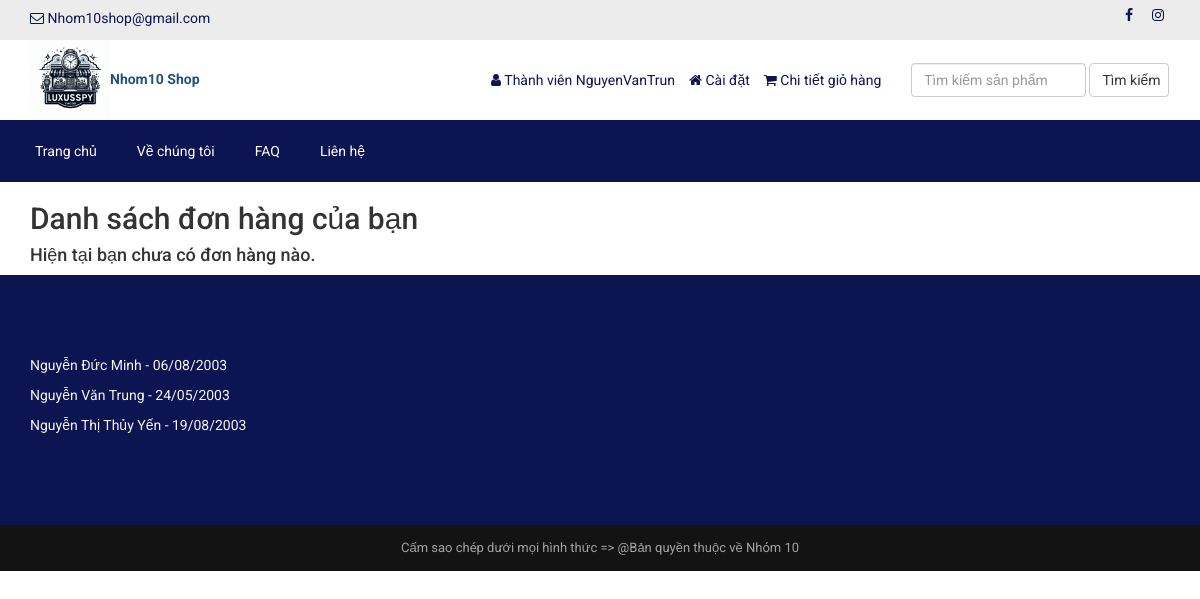
Page /danhsachdonhang.php (signed in) on the earlier database version.
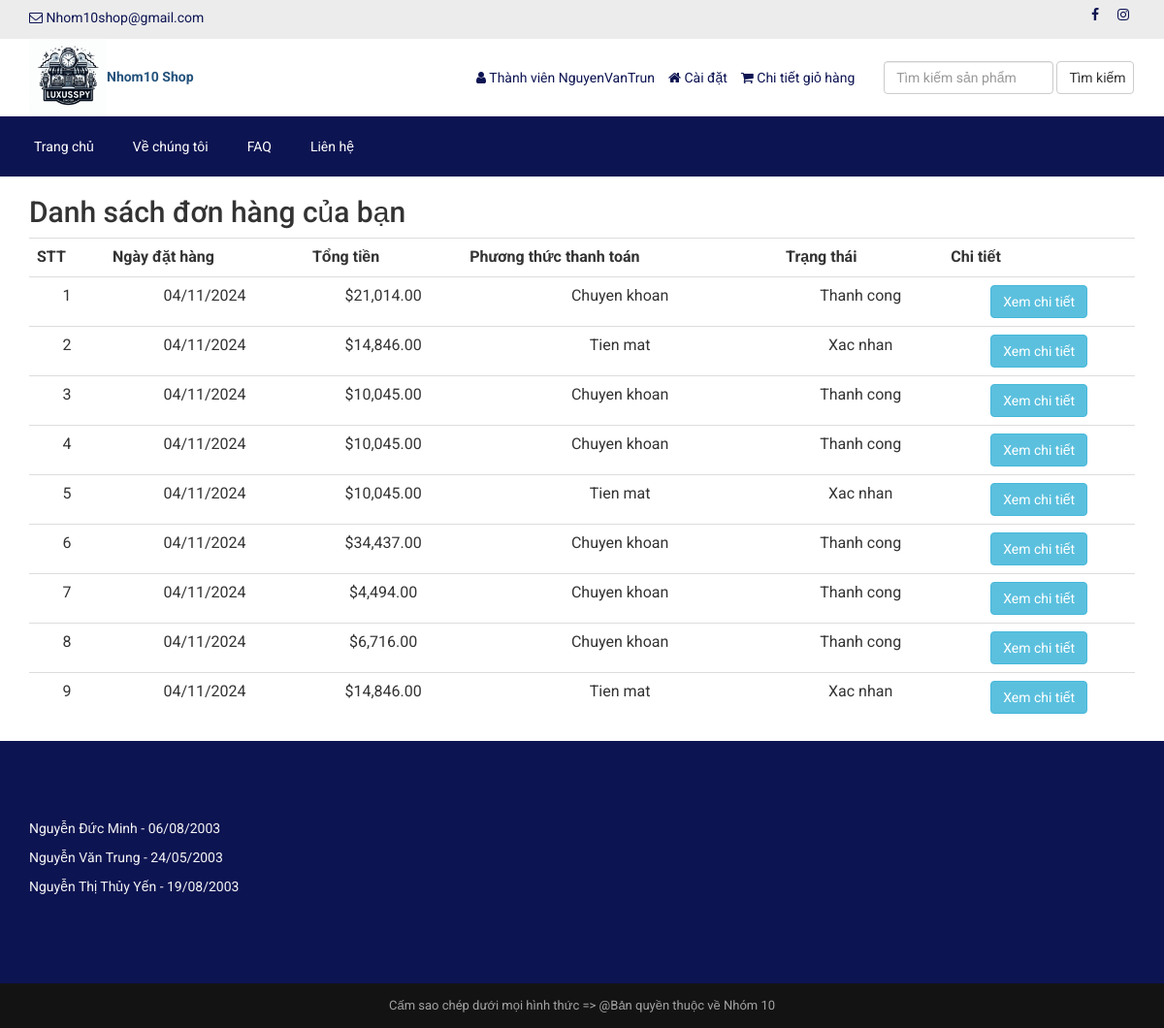
Same page on the later database version.
### tables this page shows
CREATE TABLE `orders` (
  `id` int(11) NOT NULL,
  `order_kh_id` int(11) DEFAULT NULL,
  `total_amount` decimal(10,2) DEFAULT NULL,
  `payment_method` varchar(50) DEFAULT NULL,
  `status` varchar(20) DEFAULT NULL,
  `created_at` timestamp NOT NULL DEFAULT current_timestamp()
);

### danhsachdonhang.php (the view, shortened to what this page needs)
<?php require_once('header.php'); ?>
<?php
$customer_id = $_SESSION['customer']['kh_id'];
$stmt = $pdo->prepare("SELECT * FROM orders WHERE order_kh_id = ?");
$stmt->execute([$customer_id]);
$orders = $stmt->fetchAll(PDO::FETCH_ASSOC);
?>
    <div class="container">
        <h2 class="special">Danh sách đơn hàng của bạn</h2>
        <?php if (count($orders) > 0): ?>
            <table class="table table-responsive">
                <tr>
                    <th>STT</th>
                    <th>Ngày đặt hàng</th>
                    <th>Tổng tiền</th>
                    <th>Phương thức thanh toán</th>
                    <th>Trạng thái</th>
                    <th>Chi tiết</th>
                </tr>
                <?php foreach ($orders as $index => $order): ?>
                    <tr>
                        <td><?php echo $index + 1; ?></td>
                        <td><?php echo date('d/m/Y', strtotime($order['created_at'])); ?></td>
                        <td><?php echo "$" . number_format($order['total_amount'], 2); ?></td>
                        <td><?php echo ucfirst($order['payment_method']); ?></td>
                        <td><?php echo ucfirst($order['status']); ?></td>
                        <td>
                            <a href="order_details.php?order_id=<?php echo $order['id']; ?>" class="btn btn-info">Xem chi tiết</a>
                        </td>
                    </tr>
                <?php endforeach; ?>
            </table>
        <?php else: ?>
            <h4 class="s">Hiện tại bạn chưa có đơn hàng nào.</h4>
        <?php endif; ?>
    </div>
<?php require_once('footer.php'); ?>

### header.php (shortened to what this page needs)
<!DOCTYPE html>
<html lang="en">
<head>
	<link rel="stylesheet" href="assets/css/bootstrap.min.css">
	<link rel="stylesheet" href="assets/css/font-awesome.min.css">
	<link rel="stylesheet" href="assets/css/owl.carousel.min.css">
	<link rel="stylesheet" href="assets/css/owl.theme.default.min.css">
	<link rel="stylesheet" href="assets/css/jquery.bxslider.min.css">
    <link rel="stylesheet" href="assets/css/magnific-popup.css">
    <link rel="stylesheet" href="assets/css/rating.css">
	<link rel="stylesheet" href="assets/css/spacing.css">
	<link rel="stylesheet" href="assets/css/bootstrap-touch-slider.css">
	<link rel="stylesheet" href="assets/css/animate.min.css">
	<link rel="stylesheet" href="assets/css/tree-menu.css">
	<link rel="stylesheet" href="assets/css/select2.min.css">
	<link rel="stylesheet" href="assets/css/main.css">
	<link rel="stylesheet" href="assets/css/responsive.css">
</head>
<body>
<div class="top">
	<div class="container">
		<div class="row">
			<div class="col-md-6 col-sm-6 col-xs-12">
				<div class="left">
					<ul>
						<li><i class="fa fa-envelope-o"></i> <?php echo "Nhom10shop@gmail.com"; ?></li>
					</ul>
				</div>
			</div>
			<div class="col-md-6 col-sm-6 col-xs-12">
				<div class="right">
					<ul>
						<li><a href="https://www.facebook.com/Minh.2ka3"><i class="fa fa-facebook"></i></a></li>
						<li><a href="https://www.instagram.com/mminhh0608/"><i class="fa fa-instagram"></i></a></li>
					</ul>
				</div>
			</div>
		</div>
	</div>
</div>
<div class="header">
	<div class="container">
		<div class="row inner">
			<div class="col-md-4 logo">
				<a href="index.php"><img src="assets/uploads/logoshop.png" alt="logo image"><a href="index.php"><b>Nhom10 Shop</b></a></a>
			</div>
			<div class="col-md-5 right">
				<ul>
					<?php
					if(isset($_SESSION['customer'])) {
						?>
						<li><i class="fa fa-user"></i> <?php echo "Thành viên" ?> <?php echo $_SESSION['customer']['kh_ten']; ?></li>
						<li><a href="caidat.php"><i class="fa fa-home"></i> <?php echo "Cài đặt"; ?></a></li>
						<?php
					} else {
						?>
						<li><a href="login.php"><i class="fa fa-sign-in"></i> <?php echo "Đăng nhập	"; ?></a></li>
						<li><a href="dangki.php"><i class="fa fa-user-plus"></i> <?php echo "Đăng kí"; ?></a></li>
						<?php
					}
					?>
					<li><a href="cart.php"><i class="fa fa-shopping-cart"></i> <?php echo "Chi tiết giỏ hàng"; ?> </a></li>
				</ul>
			</div>
			<div class="col-md-3 search-area">
				<form class="navbar-form navbar-left" role="search" action="search.php" method="get">
					<div class="form-group">
						<input type="text" class="form-control search-top" placeholder="<?php echo "Tìm kiếm sản phẩm" ?>" name="search_text">
					</div>
					<button type="submit" class="btn btn-default"><?php echo "Tìm kiếm"; ?></button>
				</form>
			</div>
		</div>
	</div>
</div>
<div class="nav">
	<div class="container">
		<div class="row">
			<div class="col-md-12 pl_0 pr_0">
				<div class="menu-container">
					<div class="menu">
						<ul>
							<li><a href="index.php">Trang chủ</a></li>
							<li><a href="index.php">Về chúng tôi</a></li>
							<li><a href="index.php">FAQ</a></li>
							<li><a href="contact.php">Liên hệ</a></li>
						</ul>
					</div>
				</div>
			</div>
		</div>
	</div>
</div>

### footer.php (shortened to what this page needs)
<section class="home-newsletter">
	<div class="container">
		<div class="minhdaumaminh">
				<p>Nguyễn Đức Minh - 06/08/2003</p>
				<p>Nguyễn Văn Trung - 24/05/2003</p>
				<p>Nguyễn Thị Thủy Yến - 19/08/2003</p>
	</div>
</section>
<div class="footer-bottom">
	<div class="container">
		<div class="row">
			<div class="col-md-12 copyright">
				<?php echo "Cấm sao chép dưới mọi hình thức => @Bản quyền thuộc về Nhóm 10" ?>
			</div>
		</div>
	</div>
</div>
</body>
</html>

### assets/css/main.css (style rules this page uses)
* { margin: 0; padding: 0; }
body { font-family: 'Roboto', sans-serif; font-size: 14px; }
h1, h2, h3, h4, h5, h6 { font-family: 'Roboto', sans-serif; }
a { text-decoration: none; }
.top { width: 100%; height: 40px; background: #ececec; }
.top .left { float: left; }
.top .left ul { padding-top: 8px; }
.top .left ul li { list-style-type: none; float: left; margin-right: 14px; color: #0d1452; }
.top .left ul li i { color: #0d1452; }
.top .right { float: right; }
.top .right ul { padding-top: 8px; }
.top .right ul li { list-style-type: none; float: left; margin-left: 5px; }
.top .right ul li a { color: #0d1452; width: 24px; height: 24px; line-height: 24px; text-align: center; border-radius: 50%; display: block; transition: all 0.4s ease; }
.header { width: 100%; height: auto; background: #fff; }
.header .inner { height: auto; display: table; }
.header .logo { float: none; display: table-cell; vertical-align: middle; }
.header .logo img { max-width: 100%; height: 80px; }
.header .navbar-form .form-control { width: 300px; }
.header .search-area { float: none; display: table-cell; vertical-align: middle; }
.header .search-area .form-group { width: calc(100% - 84px); }
.header .search-area button { width: 80px; }
.header .search-area form { width: 100%; }
.header .right { float: none; display: table-cell; vertical-align: middle; padding-right: 0; }
.header .right ul { float: right; margin-bottom: 0; }
.header .right ul li { list-style-type: none; float: left; margin-left: 14px; color: #0d1452; }
.header .right ul li a { color: #0d1452; }
.header .navbar-form .search-top { width: 100%; }
.nav { background: #0d1452; }
.menu-container { width: 100%; margin: 0 auto; background: #0d1452; }
.menu > ul { margin: 0 auto; width: 100%; list-style: none; padding: 0; position: relative; box-sizing: border-box; }
.menu > ul:before, .menu > ul:after { content: ""; display: table; }
.menu > ul:after { clear: both; }
.menu > ul > li { float: left; padding: 0; margin: 0; }
.menu > ul > li a { text-decoration: none; padding: 1.5em 20px; display: block; color: #fff; }
.footer-bottom { width: 100%; height: auto; background: #141314; padding: 14px 0; }
.footer-bottom .copyright { font-size: 13px; color: #a3a3a3; text-align: center; }
.home-newsletter { padding: 80px 0; background: #0d1452; }

### assets/css/responsive.css (style rules this page uses)
@media only screen and (min-width: 992px) { .header .inner { width: 100%; } }
@media only screen and (min-width: 992px) { .header .search-area { padding-right: 0; } }
@media only screen and (min-width: 992px) { .header .search-area form { padding-right: 0; } }
@media only screen and (min-width: 992px) { .header .container { padding-right: 0; } }

### danhsachdonhang.php (style rules this page uses)
.table { text-align: center; height:200px; }

### footer.php (style rules this page uses)
.minhdaumaminh { color: whitesmoke; }

Differences in the rows shown:
added orders: created_at "04/11/2024", total_amount "21,014.00", payment_method "Chuyen khoan", status "Thanh cong"
added orders: created_at "04/11/2024", total_amount "14,846.00", payment_method "Tien mat", status "Xac nhan"
added orders: created_at "04/11/2024", total_amount "10,045.00", payment_method "Chuyen khoan", status "Thanh cong"
added orders: created_at "04/11/2024", total_amount "10,045.00", payment_method "Chuyen khoan", status "Thanh cong"
added orders: created_at "04/11/2024", total_amount "10,045.00", payment_method "Tien mat", status "Xac nhan"
added orders: created_at "04/11/2024", total_amount "34,437.00", payment_method "Chuyen khoan", status "Thanh cong"
added orders: created_at "04/11/2024", total_amount "4,494.00", payment_method "Chuyen khoan", status "Thanh cong"
added orders: created_at "04/11/2024", total_amount "6,716.00", payment_method "Chuyen khoan", status "Thanh cong"
added orders: created_at "04/11/2024", total_amount "14,846.00", payment_method "Tien mat", status "Xac nhan"
Other differences:
text no longer shown: "Hiện tại bạn chưa có đơn hàng nào."
text now shown: "STT Ngày đặt hàng Tổng tiền Phương thức thanh toán Trạng thái Chi tiết"
